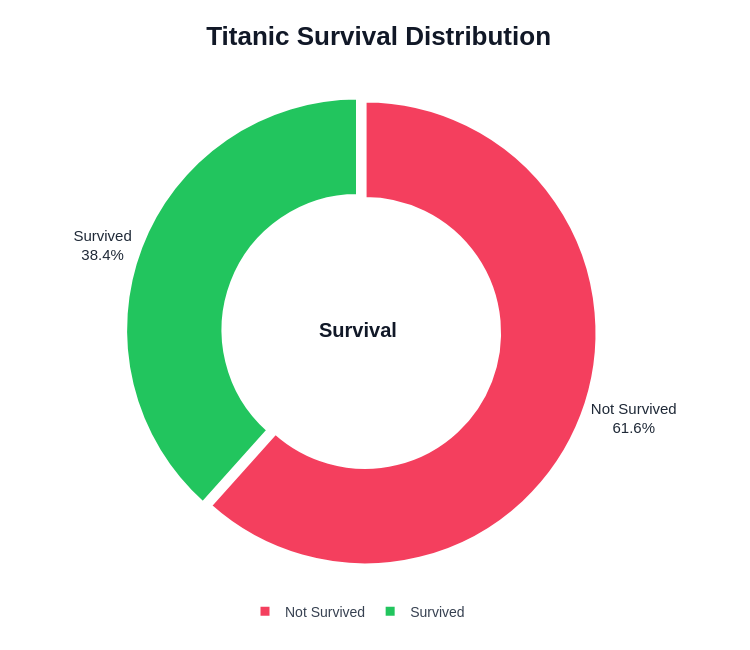

Notebook code for this chart:
### Code cell
import plotly.express as px

fig.update_layout(
    # White background
    paper_bgcolor="white",
    plot_bgcolor="white",

    title=dict(
        text="<b> Titanic Survival Distribution</b>",
        x=0.5,
        xanchor="center",
        font=dict(
            size=26,
            family="Arial",
            color="#111827"
        )
    ),

    legend=dict(
        title=None,
        orientation="h",
        yanchor="bottom",
        y=-0.12,
        xanchor="center",
        x=0.5,
        font=dict(
            size=14,
            family="Arial",
            color="#374151"
        )
    ),

    margin=dict(
        t=90,
        b=80,
        l=50,
        r=50
    ),

    width=750,
    height=650
)

### Figure 1 — Plotly figure (JSON) as saved in the notebook; plotly's stock layout.template omitted (floating-point values rounded to 4 significant figures; data arrays with more than 128 entries replaced by an {"elided": "..."} marker saying what was removed)
{"data": [{"customdata": {"elided": "891x1 str values"}, "domain": {"x": [0, 1], "y": [0, 1]}, "hole": 0.58, "hovertemplate": "<b>%{label}</b><br>Count: %{value}<br>Percentage: %{percent}<extra></extra>", "labels": {"elided": "891 str values"}, "legendgroup": "", "marker": {"colors": {"elided": "891 str values"}, "line": {"color": "white", "width": 3}}, "name": "", "pull": [0.035, 0], "showlegend": true, "textfont": {"color": "#1F2937", "family": "Arial", "size": 15}, "textinfo": "percent+label", "textposition": "outside", "type": "pie"}], "layout": {"annotations": [{"font": {"color": "#111827", "family": "Arial", "size": 20}, "showarrow": false, "text": "<b>Survival</b>", "x": 0.5, "y": 0.5}], "height": 650, "legend": {"font": {"color": "#374151", "family": "Arial", "size": 14}, "orientation": "h", "title": {}, "tracegroupgap": 0, "x": 0.5, "xanchor": "center", "y": -0.12, "yanchor": "bottom"}, "margin": {"b": 80, "l": 50, "r": 50, "t": 90}, "paper_bgcolor": "white", "plot_bgcolor": "white", "title": {"font": {"color": "#111827", "family": "Arial", "size": 26}, "text": "<b> Titanic Survival Distribution</b>", "x": 0.5, "xanchor": "center"}, "width": 750}}
